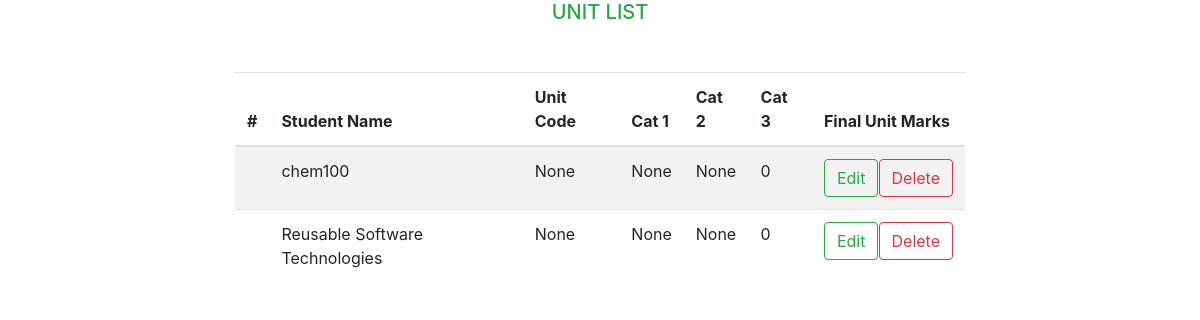
Page /class/view_classes on the committed database.
### class/models.py (models this page shows, shortened)
class AddNewClass (models.Model):
    unit_code = models.CharField(max_length=200, null=True , blank=True)
    cat1 = models.IntegerField(null=True , blank=True)
    cat2 = models.IntegerField(null=True , blank=True)
    cat3 = models.IntegerField(null=True , blank=True)
    final_exam_grade = models.IntegerField(default=0)

### class/views.py (the view)
# urls.py: path('view_classes', views.view_classes,name='viewclass'),
def view_classes(request):
    classes = AddNewClass.objects.all()
    return render(request , 'class/view_classes.html',{'classes':classes})

### templates/class/view_classes.html
{% extends 'base.html'%} {% block content%} {%if submitted%} {%endif%}
<table class="table table-striped mt-5">
  <h5 class="text-success w-bold text-center">UNIT LIST</h5>
  <thead>
    <tr>
      <th scope="col">#</th>
      <th scope="col">Student Name</th>
      <th scope="col">Unit Code</th>
      <th scope="col">Cat 1</th>
      <th scope="col">Cat 2</th>
      <th scope="col">Cat 3</th>
      <th scope="col">Final Unit Marks</th>
    </tr>
  </thead>
  <tbody>
    {% for class in classes %}
    <tr>
      <th scope="row">{{marksheet.id}}</th>
      <td>{{class.unit_code}}</td>
      <td>{{class.cat1}}</td>
      <td>{{class.cat2}}</td>
      <td>{{class.cat3}}</td>
      <td>{{class.final_exam_grade}}</td>
      <td>
        <div class="d-flex justify-content-between">
          <a href="#" type="button" class="btn btn-outline-success">Edit</a>
          <a href="#" type="button" class="btn btn-outline-danger">Delete</a>
        </div>
      </td>
    </tr>
    {% endfor %}
  </tbody>
</table>
{% endblock %}

### rows in the picture
AddNewClass: unit_code "chem100", cat1 "None", cat2 "None", cat3 "None", final_exam_grade "0"
AddNewClass: unit_code "Reusable Software Technologies", cat1 "None", cat2 "None", cat3 "None", final_exam_grade "0"
